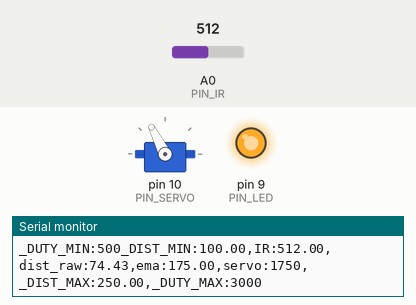
A sketch run on a simulated Arduino Uno, built with avr-gcc and run on an emulated ATmega328P. On the bench: servo, output pins drawn as LEDs (lit = HIGH), the last lines printed to the serial monitor. Inputs (shaded band) come from the test bench; at power-on: A0 (PIN_IR) = 512.

Above: at 1.2 s.
1.3 s: A0 (PIN_IR) set to 240
At 1.6 s:
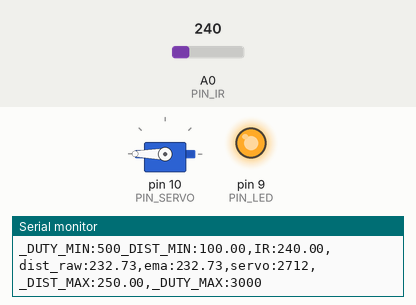
2.8 s: A0 (PIN_IR) set to 260
At 4.0 s:
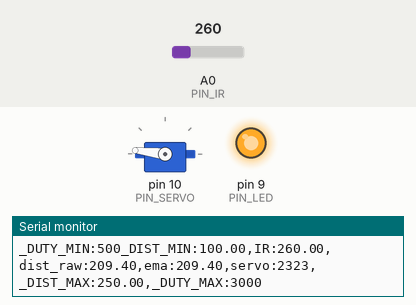
4.3 s: A0 (PIN_IR) set to 122
At 5.1 s:
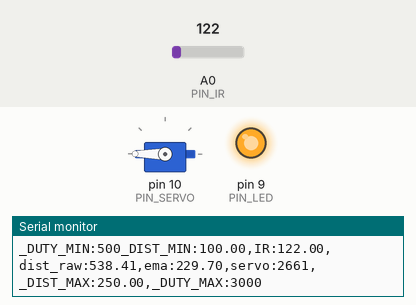
Timing chart, 0 to 7.3 s (numbered marks = the images above; inputs shaded):
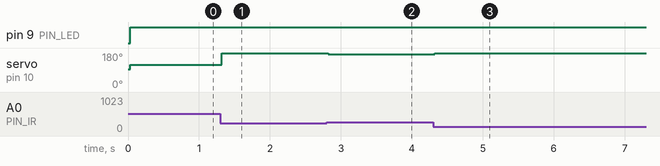

The sketch:

homework17P14.ino
```cpp
#include <Servo.h>

#define PIN_IR    A0
#define PIN_LED   9
#define PIN_SERVO 10

#define _DUTY_MIN 500
#define _DUTY_NEU 1500
#define _DUTY_MAX 3000

#define _DIST_MIN  100.0
#define _DIST_MAX  250.0

#define EMA_ALPHA  0.5
#define LOOP_INTERVAL 30

Servo myservo;
unsigned long last_loop_time = 0;
float dist_prev = _DIST_MIN;
float dist_ema = _DIST_MIN;

void setup()
{
  pinMode(PIN_LED, OUTPUT);
  myservo.attach(PIN_SERVO);
  myservo.writeMicroseconds(_DUTY_NEU);
  Serial.begin(1000000);
}

void loop()
{
  unsigned long time_curr = millis();
  if (time_curr < (last_loop_time + LOOP_INTERVAL)) return;
  last_loop_time += LOOP_INTERVAL;

  float a_value = analogRead(PIN_IR);
  float dist_raw, dist_filtered;
  int duty;

  dist_raw = (6762.0 / (a_value - 9.0)) * 10.0 - 60.0;

  if ((dist_raw == 0.0) || (dist_raw > _DIST_MAX)) {
    dist_filtered = _DIST_MAX;
  } else if (dist_raw < _DIST_MIN) {
    dist_filtered = _DIST_MAX;
  } else {
    dist_filtered = dist_raw;
    dist_prev = dist_raw;
  }

  dist_ema = EMA_ALPHA * dist_filtered + (1 - EMA_ALPHA) * dist_prev;

  if (dist_ema >= _DIST_MIN && dist_ema <= _DIST_MAX) {
    digitalWrite(PIN_LED, HIGH);
  } else {
    digitalWrite(PIN_LED, LOW);
  }

  duty = (int)(_DUTY_MIN + (dist_ema - _DIST_MIN) * (_DUTY_MAX - _DUTY_MIN) / (_DIST_MAX - _DIST_MIN));
  myservo.writeMicroseconds(duty);

  Serial.print("_DUTY_MIN:");  Serial.print(_DUTY_MIN);
  Serial.print("_DIST_MIN:");  Serial.print(_DIST_MIN);
  Serial.print(",IR:");        Serial.print(a_value);
  Serial.print(",dist_raw:");  Serial.print(dist_raw);
  Serial.print(",ema:");       Serial.print(dist_ema);
  Serial.print(",servo:");     Serial.print(duty);
  Serial.print(",_DIST_MAX:"); Serial.print(_DIST_MAX);
  Serial.print(",_DUTY_MAX:"); Serial.print(_DUTY_MAX);
  Serial.println("");
}
```

Measured:
- after the input at 1.3 s, servo on pin 10 (PIN_SERVO): 117° → 180° at once
- after the input at 2.8 s, servo on pin 10 (PIN_SERVO): 180° → 173° at once
- after the input at 4.3 s, servo on pin 10 (PIN_SERVO): 173° → 180° at once
